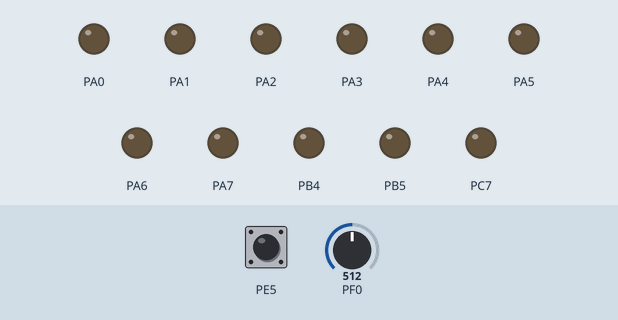
A program run on a simulated ATmega128, built with avr-gcc and emulated at 16 MHz (the files do not name the chip). On the bench: output pins drawn as LEDs (lit = HIGH). The inputs (shaded band) are chosen by the test bench; at power-on: PF0 = 512, PE5 HIGH. What the program prints to the serial monitor is not drawn.

Above: at 1.8 s.
1.9 s: PF0 set to 854
4.5 s: PF0 set to 884
At 5.4 s:
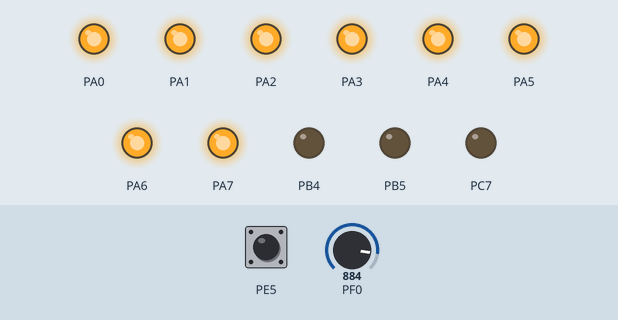
6.5 s: PE5 driven LOW
At 6.9 s:
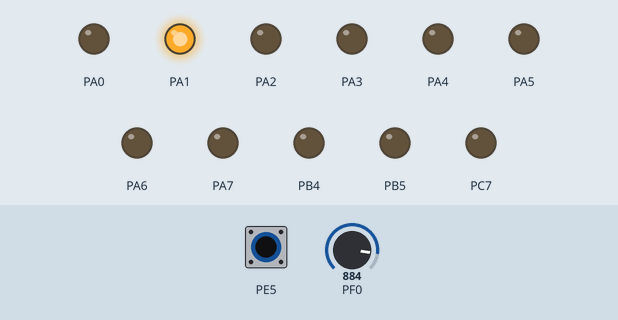
8.5 s: PE5 pulsed HIGH 2 times (0.12 s each, 0.3 s apart)
At 8.77 s:
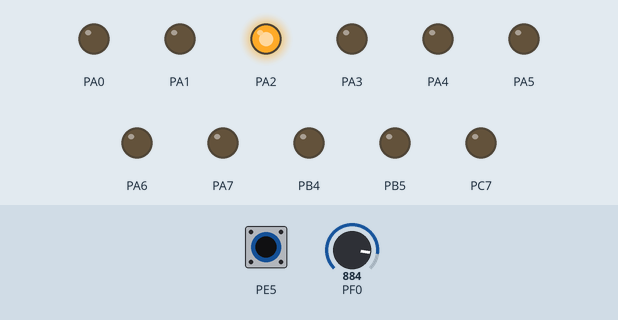
10.6 s: PE5 pulsed HIGH 5 times (0.12 s each, 0.3 s apart)
At 10.87 s:
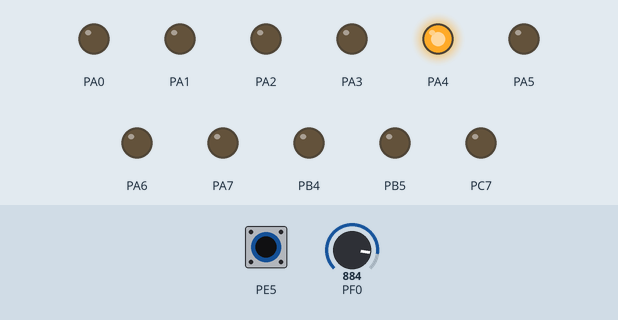
Timing chart, 0 to 13.6 s (numbered marks = the images above; inputs shaded):
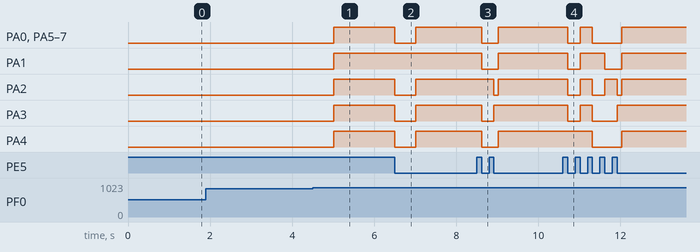

Measured:
- the behaviour switches between 870 and 871 on PF0 (found by bisection; images 0 and 1)
- after the input at 1.9 s, every drawn part: stays the same
- after the input at 4.5 s, PA0–7: LOW → HIGH after 0.51 s
- after the input at 6.5 s, PA0, PA2–7: HIGH → LOW at once, → HIGH 0.52 s later
- after the input at 8.5 s, PA0, PA1, PA4–7: HIGH → LOW after 0.12 s, → HIGH 0.40 s later; PA2: HIGH → LOW after 0.42 s, → HIGH 0.10 s later; PA3: HIGH → LOW after 0.12 s, → HIGH 0.30 s later
- after the input at 10.6 s, PA0: HIGH → LOW after 0.12 s, → HIGH 0.30 s later, → LOW 0.30 s later, → HIGH 0.71 s later; PA1: HIGH → LOW after 0.12 s, → HIGH 0.31 s later, → LOW 0.59 s later, → HIGH 0.41 s later

The program:

main.c
```c
#include <avr/io.h>
#include <avr/interrupt.h>
#include "define.h"
#include <util/delay.h>
#include "ADC.h"
#include "uart.h"
#include "timer1.h"
#include "External_Interrupt.h";


int main() {
	usart_init();
	ADC_init();
	ExternalInterrupt_init();
	//set_timer1_Fast_PWM(8);


	DDRB = 0X30;
	DDRA = 0XFF;
	DDRC = 0X80;

	sei();


	while(1){
	uint16_t value = ADC_read();

	if(value >= 871) PORTA=0xff;
	else PORTA = 0X00;

	uart_send(adc_high);
	uart_send(adc_low);
	uart_send('\r');
	uart_send('\n');
	uart_flush();

	_delay_ms(1000);
	}

}
```

ADC.c
```c
/*
 * ADC.c
 *
 * Created: 2025-07-30 오후 1:05:25
 *  Author: LED031
 */

#include <avr/io.h>
#include <avr/interrupt.h>
#include "define.h"

uint8_t adc_low = 0, adc_high = 0;


void ADC_init(){
	ADMUX = 0b00000000;
	/*
	ADMUX의 offset : 0x07, 0b00000111 -> 기본 64분주
		ADMUX &= ~(1<<REFS1) | ~(1<<REFS0);										// 7~6BIT: REFS1~0 = 00 ) 기준 전압을 AVCC(5V)로 쓴다. (JKIT-128-1은 AREF만 사용 가능)
		ADMUX &= ~(1<<ADLAR);													// 5BIT: ADLAR = 0 ) 오른쪽 정렬
		ADMUX &= ~(1<<MUX4)| ~(1<<MUX3) | ~(1<<MUX2) | ~(1<<MUX1) | ~(1<<MUX0);	// 4~0BIT: MUX4~0 = 00000 ) ADC0 입력 채널 사용
	*/

	ADCSRA = 0b10000111;
	/*
	ADCSRA의 offset : 0x06, 0b00000110 -> 기본 64분주
		ADCSRA |= (1<<ADEN);	// 7BIT: ADEN = 1 ) ADC 사용함
		ADCSRA &= ~(1<<ADSC);   // 6BIT: ADSC = 0 ) ADC 아직 시작 안 함
		ADCSRA &= ~(1<<ADFR);	// 5BIT: ADFR = 0 ) single conversion mode
		ADCSRA &= ~(1<<ADIF);	// 4BIT: ADIF = 0 ) 아직 ADC를 시작하지 않아서 0으로 정해둠
		ADCRA &= ~(1<<ADIE);	// 3BIT: ADIE = 0 ) ADC 인터럽트 안 씀
		ADCSRA |= (1<<ADPS2) | (1<<ADPS1) | (1<<ADPS0);	// 2~0BIT: ADPS2~0 = 1 1 1 ) 128 분주
	*/

}

unsigned short ADC_read(){
	adc_low=0;
	adc_high=0;

	unsigned short value = 0;

	ADCSRA |= (1<<ADSC); // ADC 읽기 시작
	while(!(ADCSRA & (1<<ADIF))); // ADSC가 0이 될 때까지 (ADC 끝날 때까지) 대기

	adc_low	= ADCL;
	adc_high = ADCH;

	value = (adc_high<<8) | adc_low;

	return value;
}
```

ADC.h
```c
/*
 * ADC.h
 *
 * Created: 2025-07-30 오후 1:22:49
 *  Author: LED031
 */


#ifndef ADC_H_
#define ADC_H_

uint8_t adc_low;
uint8_t adc_high;

void ADC_init();
uint16_t ADC_read();

#endif /* ADC_H_ */
```

External_Interrupt.c
```c
/*
 * External_Interrupt.c
 *
 * Created: 2025-07-30 오후 1:41:59
 *  Author: LED031
 */
#include <avr/io.h>
#include <avr/interrupt.h>
#include "define.h"

volatile int duty_mode = 1;


void ExternalInterrupt_init(){
	EICRB |= (1<< ISC51);
	EIMSK |= (1<< INT5);
}

ISR(INT5_vect){   // sw2
	switch(duty_mode){   // timer1 pwm 듀티 조절
		case 1: set_pwm_duty(80); duty_mode = 2; PORTA=0x02; break;
		case 2: set_pwm_duty(60); duty_mode = 3; PORTA=0x04; break;
		case 3: set_pwm_duty(40); duty_mode = 4; PORTA=0x08; break;
		case 4: set_pwm_duty(20); duty_mode = 5; PORTA=0x10; break;
		case 5: set_pwm_duty(100); duty_mode = 1; PORTA=0x01; break;
	}
}
```

External_Interrupt.h
```c
/*
 * External_Interrupt.h
 *
 * Created: 2025-07-30 오후 1:41:37
 *  Author: LED031
 */


#ifndef EXTERNAL_INTERRUPT_H_
#define EXTERNAL_INTERRUPT_H_

void ExternalInterrupt_init();


#endif /* EXTERNAL_INTERRUPT_H_ */
```

define.h
```c
/*
 * define.h
 *
 * Created: 2025-07-30 오후 1:08:40
 *  Author: LED031
 */

#ifndef DEFINE_H_
#define DEFINE_H_

// clock
#define F_CPU 16000000UL
#define BAUD 9600


//
#define R_RE 587
#define FA_ 740
#define SOL 784
#define RA 880
#define TI 988
#define DO 1047
#define DO_ 1109
#define RE 1175
#define RE_ 1245
#define MI 1319
#define FA 1397
#define H_SOL 1568


#endif /* DEFINE_H */
```

timer1.c
```c
/*
 * timer1.c
 *
 * Created: 2025-07-30 오후 1:29:07
 *  Author: LED031
 */
#include <avr/io.h>
#include <avr/interrupt.h>
#include "define.h"
#include <util/delay.h>


volatile int pitch = RE;
volatile int top = 0;
volatile int volume = 100;

volatile int playmode = 1; // 중지면 0

int *song_pointer = 0;
unsigned int song_len = 0;
volatile int song_idx = 0;


const unsigned int grandpa_song[198] = {
	SOL, SOL, DO, DO, TI, DO, RE, RE, DO, RE, MI, MI, FA, MI, RA, RA, RE, RE, DO, DO, DO, DO,
	TI, TI, RA, TI, DO, DO, DO, DO, DO, DO, SOL, SOL, DO, DO, TI, DO, RE, RE, DO, RE, MI, MI,
	FA, MI, RA, RA, RE, RE, DO, DO, DO, DO, TI, TI, RA, TI, DO, DO, DO, DO, DO, DO, DO, MI,
	SOL, SOL, MI, RE, DO, DO, TI, DO, RE, DO, TI, RA, SOL, SOL, DO, MI, SOL, SOL, MI, RE, DO,
	DO, TI, DO, RE, RE, RE, RE, RE, RE, RE, SOL, SOL, DO, DO, DO, DO, RE, RE, RE, RE, MI, MI,
	FA, MI, RA, RA, RE, RE, DO, DO, DO, DO, TI, TI, RA, SOL, DO, DO, DO, DO, DO, DO, DO, SOL,
	SOL, DO, DO, TI, DO, RE, RE, DO, RE, MI, MI, FA, MI, RA, RA, RE, RE, DO, DO, DO, DO, TI,
	TI, RA, TI, DO, DO, DO, DO, DO, DO, SOL, SOL, DO, DO, SOL, SOL, RA, RA, SOL, SOL, MI, SOL,
	MI, SOL, SOL, DO, DO, SOL, SOL, RA, RA, SOL, SOL, MI, MI, SOL, SOL, MI, MI, SOL, SOL, DO,
	DO, DO, DO, RE, RE, RE, RE, MI, MI, FA, RA, RA, RE, RE, DO, DO, DO, DO, TI, TI, RA, TI, DO,
	DO, DO, DO, DO, DO, MI, MI, FA, FA, SOL, SOL, FA, FA, MI, MI, MI, MI, MI, MI
};
const unsigned int candy[72]={
	R_RE,SOL,RA,TI,TI,TI,DO,DO,DO,DO,TI,RA,RA,RA, TI, TI,R_RE,SOL,RA,TI,TI,RA,RA,SOL,SOL,TI,TI,TI,DO,TI,DO,TI,RA,SOL,RA,TI,TI,TI,DO,DO,DO,DO,TI,RA,RA, RA,TI,TI,RA,RA,RA,SOL,FA_,SOL,SOL,FA_,SOL,MI,MI,DO,DO,TI,TI,RA,RA,SOL,SOL,FA_,FA_,SOL,SOL,RA,RA,SOL,SOL,SOL,SOL
};
const unsigned int SCHOOL_BELL[28] = {
	SOL, SOL, RA, RA, SOL, SOL, MI, MI,
	SOL, SOL, MI, MI, RE, RE, RE, RE,
	SOL, SOL, RA, RA, SOL, SOL, MI, MI,
	SOL, SOL, RE, MI, DO, DO, DO, DO
};

void set_pwm_duty(uint16_t percent) {
	if (percent >= 100) {volume = 100; OCR1A = top;}
	if (percent <= 0) {volume = 0; OCR1A = 0;}
	else{
		uint16_t ocr = top / 100 * percent;

		OCR1AH = ocr >> 8;
		OCR1AL = (uint8_t)ocr;

	}

	//OCR1A = ocr;
}

void set_pitch(){
	TCNT1H = 0X00;	// TCNT1가 ICR1보다 높아지는 것을 방지하기 위한 초기화
	TCNT1L = 0X00;

	top = (F_CPU/8/pitch)-1;

	ICR1H = top >> 8;
	ICR1L = (uint8_t)top;
}

void play_song(){

	playmode =1 ; // 재생 시작

	for(int i=0;i<song_len;i++){
		pitch = song_pointer[i];
		set_pitch();
		set_pwm_duty(volume);

		if(playmode == 0){
			return;
		}

		/*if(UCSR0A & (1<<RXC0)){
			return;
		}*/

		_delay_ms(250);
	}
}

void set_timer1_CS(int n){
	switch(n){
		case 1: TCCR1B |= (1 << CS10); break;
		case 8:   TCCR1B |= (1 << CS11); break;
		case 64: TCCR1B |= (1 << CS11)| (1 << CS10); break;
		case 256: TCCR1B |= (1 << CS12); break;
		case 1024: TCCR1B |= (1 << CS12) | (1<<CS10); break;
	}
}

void set_timer1_Fast_PWM(int n){
	TCCR1A |= (1<<COM1A1)| (1<<WGM11); // non-inverting mode
	TCCR1B |= (1<<WGM12) | (1<<WGM13);   // Fast PWM (wgm3:0 = 1 1 1 0)
	set_timer1_CS(n);

	set_pitch();

	set_pwm_duty(1);

	TIMSK |= (1 << OCIE1A);
}

void change_pitch(char c){
	if (c=='C' || c=='c') {
		pitch = DO;
	}
	else if (c=='D'||c=='d') {
		pitch = RE;
	}
	else if (c=='E'||c=='e'){
		pitch = MI;
	}
	else if (c=='F'||c=='f'){
		pitch = FA;
	}
	else if(c=='G'||c=='g'){
		pitch = H_SOL;
	}
	else if(c=='A'||c=='a'){
		pitch = RA;
	}
	else if(c=='B'||c=='b'){
		pitch = TI;
	}
	else if(c=='1'){

		song_pointer = grandpa_song;   // song pointer가 할아버지 시계 배열 가리킴
		song_len = sizeof(grandpa_song)/sizeof(int);
		song_idx = 0;

		play_song();

		ICR1H = 0;
		ICR1L = 0;

		return;
	}
	else if (c=='2'){

		song_pointer = candy;   // song pointer가 candy 배열 가리킴
		song_len = sizeof(candy)/sizeof(int);
		song_idx = 0;

		play_song();

		ICR1H = 0;
		ICR1L = 0;

		return;

	}
	else if (c=='3'){

		song_pointer = SCHOOL_BELL;   // song pointer가 학교종 배열 가리킴
		song_len = sizeof(SCHOOL_BELL)/sizeof(int);
		song_idx = 0;

		play_song();

		ICR1H = 0;
		ICR1L = 0;

		return;
	}
	else if (c=='9'){ // volume up
		if(volume + 10 <=100){
			volume += 10;
			set_pwm_duty(volume);
		}
	}
	else if (c=='0'){ // volume up
		if(volume - 10 >= 0){
			volume -= 10;
			set_pwm_duty(volume);
		}
	}

	else if (c=='s'){ // stop
		if(playmode == 1) // 재생 중이면
		{

		}
	}
	else if (c=='p'){ // play
		if(playmode == 0){	// 중지 중이면

		}
	}

	set_pitch();

}


ISR(TIMER1_COMPA_vect){
	PORTB=0x20; // dimmer + 부저

	/*if(UCSR0A & (1<<RXC0)){
		playmode = 0;
	}*/
}
```

timer1.h
```c
/*
 * timer1.h
 *
 * Created: 2025-07-30 오후 1:28:50
 *  Author: LED031
 */


#ifndef TIMER1_H_
#define TIMER1_H_

volatile int top;
volatile int volume;

const unsigned int grandpa_song[198];
const unsigned int candy[72];
const unsigned int SCHOOL_BELL[28];

void set_pwm_duty(uint16_t percent);
void set_pitch();
void play_song();
void set_timer1_CS(int n);
void set_timer1_Fast_PWM(int n);
void change_pitch(char c);

#endif /* TIMER1_H_ */
```

uart.c
```c
/*
 * uart.c
 *
 * Created: 2025-07-25 오후 5:48:31
 *  Author: LED031
 */


#include "define.h"
#include <avr/io.h>

void usart_init(){
	DDRE = 0X02; // PE 1 출력, PE 0 입력 설정

	UCSR0B |= (1<<RXEN0) | (1<<TXEN0); // RX 수신 TX 송신 허용
	UCSR0C |= (1<<UPM01) | (1<<UPM00) |(1<<UCSZ01) | (1<<UCSZ00); //비동기 통신, ODD PARITY, 8bit 데이터
	UCSR0C &= ~(1 << USBS0);	// STOP BIT = 1

	unsigned int ubrr = (F_CPU/16/BAUD) -1; //(16,000,000 / (16 * 9600)) - 1
	UBRR0H = ubrr >> 8;
	UBRR0L = (uint8_t)ubrr;

}

char uart_receive(){
	while(!(UCSR0A & (1<<RXC0)));	// 수신 대기
	return UDR0;	// 받은 문자 반환
}

void uart_send(char data){
	while(!(UCSR0A&(1<<UDRE0))); // 송신 대기
	UDR0 = data;
}

void uart_flush(){
	unsigned char dummy;
	while(UCSR0A & (1<<RXC0)) dummy = UDR0;
}
```

uart.h
```c
/*
 * uart.h
 *
 * Created: 2025-07-25 오후 5:50:02
 *  Author: LED031
 */
#ifndef UART_H_
#define UART_H_

void usart_init();
char uart_receive();

void uart_send(char data);

void uart_flush();

#endif
```
